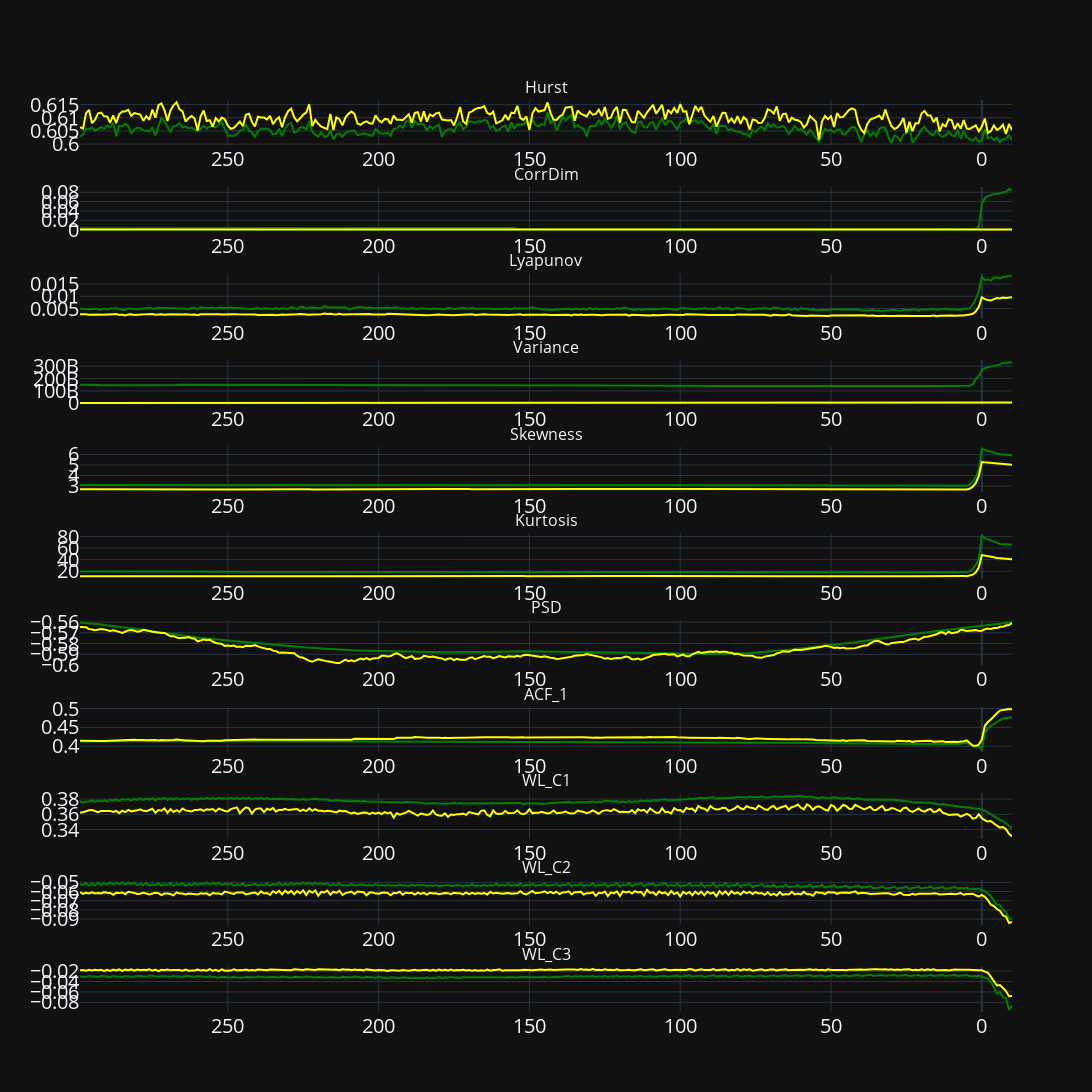

Notebook cell for this chart:
### Markdown cell above
### Mean, median, min and max values of variables for the last 30 steps

### Code cell
groupby = 'Distance'
columns = [groupby] + list(data.columns[6:])
fun.variables_dynamics(data[columns], groupby, True)

### Figure 1 — Plotly figure (JSON) as saved in the notebook; plotly's stock layout.template omitted (floating-point values rounded to 4 significant figures; data arrays with more than 128 entries replaced by an {"elided": "..."} marker saying what was removed)
{"data": [{"line": {"color": "green"}, "mode": "lines", "name": "Hurst_mean", "type": "scatter", "x": {"elided": "310 int values"}, "xaxis": "x", "y": {"elided": "310 float values"}, "yaxis": "y"}, {"line": {"color": "yellow"}, "mode": "lines", "name": "Hurst_median", "type": "scatter", "x": {"elided": "310 int values"}, "xaxis": "x", "y": {"elided": "310 float values"}, "yaxis": "y"}, {"line": {"color": "green"}, "mode": "lines", "name": "CorrDim_mean", "type": "scatter", "x": {"elided": "310 int values"}, "xaxis": "x2", "y": {"elided": "310 float values"}, "yaxis": "y2"}, {"line": {"color": "yellow"}, "mode": "lines", "name": "CorrDim_median", "type": "scatter", "x": {"elided": "310 int values"}, "xaxis": "x2", "y": {"elided": "310 float values"}, "yaxis": "y2"}, {"line": {"color": "green"}, "mode": "lines", "name": "Lyapunov_mean", "type": "scatter", "x": {"elided": "310 int values"}, "xaxis": "x3", "y": {"elided": "310 float values"}, "yaxis": "y3"}, {"line": {"color": "yellow"}, "mode": "lines", "name": "Lyapunov_median", "type": "scatter", "x": {"elided": "310 int values"}, "xaxis": "x3", "y": {"elided": "310 float values"}, "yaxis": "y3"}, {"line": {"color": "green"}, "mode": "lines", "name": "Variance_mean", "type": "scatter", "x": {"elided": "310 int values"}, "xaxis": "x4", "y": {"elided": "310 float values"}, "yaxis": "y4"}, {"line": {"color": "yellow"}, "mode": "lines", "name": "Variance_median", "type": "scatter", "x": {"elided": "310 int values"}, "xaxis": "x4", "y": {"elided": "310 float values"}, "yaxis": "y4"}, {"line": {"color": "green"}, "mode": "lines", "name": "Skewness_mean", "type": "scatter", "x": {"elided": "310 int values"}, "xaxis": "x5", "y": {"elided": "310 float values"}, "yaxis": "y5"}, {"line": {"color": "yellow"}, "mode": "lines", "name": "Skewness_median", "type": "scatter", "x": {"elided": "310 int values"}, "xaxis": "x5", "y": {"elided": "310 float values"}, "yaxis": "y5"}, {"line": {"color": "green"}, "mode": "lines", "name": "Kurtosis_mean", "type": "scatter", "x": {"elided": "310 int values"}, "xaxis": "x6", "y": {"elided": "310 float values"}, "yaxis": "y6"}, {"line": {"color": "yellow"}, "mode": "lines", "name": "Kurtosis_median", "type": "scatter", "x": {"elided": "310 int values"}, "xaxis": "x6", "y": {"elided": "310 float values"}, "yaxis": "y6"}, {"line": {"color": "green"}, "mode": "lines", "name": "PSD_mean", "type": "scatter", "x": {"elided": "310 int values"}, "xaxis": "x7", "y": {"elided": "310 float values"}, "yaxis": "y7"}, {"line": {"color": "yellow"}, "mode": "lines", "name": "PSD_median", "type": "scatter", "x": {"elided": "310 int values"}, "xaxis": "x7", "y": {"elided": "310 float values"}, "yaxis": "y7"}, {"line": {"color": "green"}, "mode": "lines", "name": "ACF_1_mean", "type": "scatter", "x": {"elided": "310 int values"}, "xaxis": "x8", "y": {"elided": "310 float values"}, "yaxis": "y8"}, {"line": {"color": "yellow"}, "mode": "lines", "name": "ACF_1_median", "type": "scatter", "x": {"elided": "310 int values"}, "xaxis": "x8", "y": {"elided": "310 float values"}, "yaxis": "y8"}, {"line": {"color": "green"}, "mode": "lines", "name": "WL_C1_mean", "type": "scatter", "x": {"elided": "310 int values"}, "xaxis": "x9", "y": {"elided": "310 float values"}, "yaxis": "y9"}, {"line": {"color": "yellow"}, "mode": "lines", "name": "WL_C1_median", "type": "scatter", "x": {"elided": "310 int values"}, "xaxis": "x9", "y": {"elided": "310 float values"}, "yaxis": "y9"}, {"line": {"color": "green"}, "mode": "lines", "name": "WL_C2_mean", "type": "scatter", "x": {"elided": "310 int values"}, "xaxis": "x10", "y": {"elided": "310 float values"}, "yaxis": "y10"}, {"line": {"color": "yellow"}, "mode": "lines", "name": "WL_C2_median", "type": "scatter", "x": {"elided": "310 int values"}, "xaxis": "x10", "y": {"elided": "310 float values"}, "yaxis": "y10"}, {"line": {"color": "green"}, "mode": "lines", "name": "WL_C3_mean", "type": "scatter", "x": {"elided": "310 int values"}, "xaxis": "x11", "y": {"elided": "310 float values"}, "yaxis": "y11"}, {"line": {"color": "yellow"}, "mode": "lines", "name": "WL_C3_median", "type": "scatter", "x": {"elided": "310 int values"}, "xaxis": "x11", "y": {"elided": "310 float values"}, "yaxis": "y11"}], "layout": {"annotations": [{"font": {"size": 16}, "showarrow": false, "text": "Hurst", "x": 0.5, "xanchor": "center", "xref": "paper", "y": 1.0, "yanchor": "bottom", "yref": "paper"}, {"font": {"size": 16}, "showarrow": false, "text": "CorrDim", "x": 0.5, "xanchor": "center", "xref": "paper", "y": 0.905, "yanchor": "bottom", "yref": "paper"}, {"font": {"size": 16}, "showarrow": false, "text": "Lyapunov", "x": 0.5, "xanchor": "center", "xref": "paper", "y": 0.8099, "yanchor": "bottom", "yref": "paper"}, {"font": {"size": 16}, "showarrow": false, "text": "Variance", "x": 0.5, "xanchor": "center", "xref": "paper", "y": 0.7149, "yanchor": "bottom", "yref": "paper"}, {"font": {"size": 16}, "showarrow": false, "text": "Skewness", "x": 0.5, "xanchor": "center", "xref": "paper", "y": 0.6198, "yanchor": "bottom", "yref": "paper"}, {"font": {"size": 16}, "showarrow": false, "text": "Kurtosis", "x": 0.5, "xanchor": "center", "xref": "paper", "y": 0.5248, "yanchor": "bottom", "yref": "paper"}, {"font": {"size": 16}, "showarrow": false, "text": "PSD", "x": 0.5, "xanchor": "center", "xref": "paper", "y": 0.4298, "yanchor": "bottom", "yref": "paper"}, {"font": {"size": 16}, "showarrow": false, "text": "ACF_1", "x": 0.5, "xanchor": "center", "xref": "paper", "y": 0.3347, "yanchor": "bottom", "yref": "paper"}, {"font": {"size": 16}, "showarrow": false, "text": "WL_C1", "x": 0.5, "xanchor": "center", "xref": "paper", "y": 0.2397, "yanchor": "bottom", "yref": "paper"}, {"font": {"size": 16}, "showarrow": false, "text": "WL_C2", "x": 0.5, "xanchor": "center", "xref": "paper", "y": 0.1446, "yanchor": "bottom", "yref": "paper"}, {"font": {"size": 16}, "showarrow": false, "text": "WL_C3", "x": 0.5, "xanchor": "center", "xref": "paper", "y": 0.04959, "yanchor": "bottom", "yref": "paper"}], "font": {"size": 20}, "height": 3300, "showlegend": false, "width": 1200, "xaxis": {"anchor": "y", "autorange": "reversed", "domain": [0, 1]}, "xaxis10": {"anchor": "y10", "autorange": "reversed", "domain": [0, 1]}, "xaxis11": {"anchor": "y11", "autorange": "reversed", "domain": [0, 1]}, "xaxis2": {"anchor": "y2", "autorange": "reversed", "domain": [0, 1]}, "xaxis3": {"anchor": "y3", "autorange": "reversed", "domain": [0, 1]}, "xaxis4": {"anchor": "y4", "autorange": "reversed", "domain": [0, 1]}, "xaxis5": {"anchor": "y5", "autorange": "reversed", "domain": [0, 1]}, "xaxis6": {"anchor": "y6", "autorange": "reversed", "domain": [0, 1]}, "xaxis7": {"anchor": "y7", "autorange": "reversed", "domain": [0, 1]}, "xaxis8": {"anchor": "y8", "autorange": "reversed", "domain": [0, 1]}, "xaxis9": {"anchor": "y9", "autorange": "reversed", "domain": [0, 1]}, "yaxis": {"anchor": "x", "domain": [0.9504, 1.0]}, "yaxis10": {"anchor": "x10", "domain": [0.09504, 0.1446]}, "yaxis11": {"anchor": "x11", "domain": [0, 0.04959]}, "yaxis2": {"anchor": "x2", "domain": [0.8554, 0.905]}, "yaxis3": {"anchor": "x3", "domain": [0.7603, 0.8099]}, "yaxis4": {"anchor": "x4", "domain": [0.6653, 0.7149]}, "yaxis5": {"anchor": "x5", "domain": [0.5702, 0.6198]}, "yaxis6": {"anchor": "x6", "domain": [0.4752, 0.5248]}, "yaxis7": {"anchor": "x7", "domain": [0.3802, 0.4298]}, "yaxis8": {"anchor": "x8", "domain": [0.2851, 0.3347]}, "yaxis9": {"anchor": "x9", "domain": [0.1901, 0.2397]}}}
